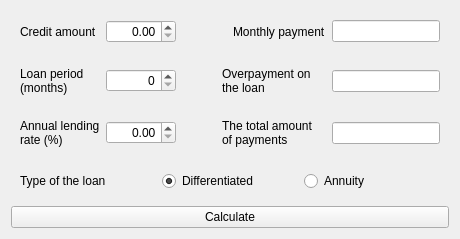
      <widget class="QWidget" name="tab_2">
       <attribute name="title">
        <string>Credit</string>
       </attribute>
       <layout class="QVBoxLayout" name="verticalLayout">
        <item>
         <widget class="QWidget" name="widget_3" native="true">
          <layout class="QHBoxLayout" name="horizontalLayout">
           <item>
            <widget class="QLabel" name="label_3">
             <property name="minimumSize">
              <size>
               <width>80</width>
               <height>0</height>
              </size>
             </property>
             <property name="text">
              <string>Сredit amount</string>
             </property>
             <property name="wordWrap">
              <bool>true</bool>
             </property>
            </widget>
           </item>
           <item>
            <widget class="QDoubleSpinBox" name="doubleSpinBox_credit_amount">
             <property name="sizePolicy">
              <sizepolicy hsizetype="Expanding" vsizetype="Fixed">
               <horstretch>0</horstretch>
               <verstretch>0</verstretch>
              </sizepolicy>
             </property>
             <property name="minimumSize">
              <size>
               <width>70</width>
               <height>0</height>
              </size>
             </property>
             <property name="maximumSize">
              <size>
               <width>70</width>
               <height>16777215</height>
              </size>
             </property>
             <property name="layoutDirection">
              <enum>Qt::LeftToRight</enum>
             </property>
             <property name="alignment">
              <set>Qt::AlignRight|Qt::AlignTrailing|Qt::AlignVCenter</set>
             </property>
             <property name="maximum">
              <double>100000000000000000000.000000000000000</double>
             </property>
            </widget>
           </item>
           <item>
            <spacer name="horizontalSpacer_2">
             <property name="orientation">
              <enum>Qt::Horizontal</enum>
             </property>
             <property name="sizeHint" stdset="0">
              <size>
               <width>40</width>
               <height>20</height>
              </size>
             </property>
            </spacer>
           </item>
           <item>
            <widget class="QLabel" name="label_monthly_payment">
             <property name="text">
              <string>Monthly payment</string>
             </property>
            </widget>
           </item>
           <item>
            <widget class="QLineEdit" name="lineEdit_monthly_payment"/>
           </item>
          </layout>
         </widget>
        </item>
        <item>
         <widget class="QWidget" name="widget_4" native="true">
          <layout class="QHBoxLayout" name="horizontalLayout_2">
           <item>
            <widget class="QLabel" name="label_4">
             <property name="minimumSize">
              <size>
               <width>80</width>
               <height>0</height>
              </size>
             </property>
             <property name="text">
              <string>Loan period (months)</string>
             </property>
             <property name="wordWrap">
              <bool>true</bool>
             </property>
            </widget>
           </item>
           <item>
            <widget class="QSpinBox" name="spinBox_moths">
             <property name="minimumSize">
              <size>
               <width>70</width>
               <height>0</height>
              </size>
             </property>
             <property name="alignment">
              <set>Qt::AlignRight|Qt::AlignTrailing|Qt::AlignVCenter</set>
             </property>
             <property name="maximum">
              <number>999</number>
             </property>
            </widget>
           </item>
           <item>
            <spacer name="horizontalSpacer_3">
             <property name="orientation">
              <enum>Qt::Horizontal</enum>
             </property>
             <property name="sizeHint" stdset="0">
              <size>
               <width>40</width>
               <height>20</height>
              </size>
             </property>
            </spacer>
           </item>
           <item>
            <widget class="QLabel" name="label_overpayment">
             <property name="minimumSize">
              <size>
               <width>104</width>
               <height>0</height>
              </size>
             </property>
             <property name="text">
              <string>Overpayment on the loan</string>
             </property>
             <property name="wordWrap">
              <bool>true</bool>
             </property>
            </widget>
           </item>
           <item>
            <widget class="QLineEdit" name="lineEdit_overpayment"/>
           </item>
          </layout>
         </widget>
        </item>
        <item>
         <widget class="QWidget" name="widget_5" native="true">
          <layout class="QHBoxLayout" name="horizontalLayout_3">
           <item>
            <widget class="QLabel" name="label_5">
             <property name="minimumSize">
              <size>
               <width>80</width>
               <height>0</height>
              </size>
             </property>
             <property name="text">
              <string>Annual lending rate (%)</string>
             </property>
             <property name="wordWrap">
              <bool>true</bool>
             </property>
            </widget>
           </item>
           <item>
            <widget class="QDoubleSpinBox" name="doubleSpinBox_rate">
             <property name="sizePolicy">
              <sizepolicy hsizetype="Expanding" vsizetype="Fixed">
               <horstretch>0</horstretch>
               <verstretch>0</verstretch>
              </sizepolicy>
             </property>
             <property name="minimumSize">
              <size>
               <width>70</width>
               <height>0</height>
              </size>
             </property>
             <property name="maximumSize">
              <size>
               <width>70</width>
               <height>16777215</height>
              </size>
             </property>
             <property name="alignment">
              <set>Qt::AlignRight|Qt::AlignTrailing|Qt::AlignVCenter</set>
             </property>
             <property name="maximum">
              <double>100.000000000000000</double>
             </property>
             <property name="singleStep">
              <double>0.010000000000000</double>
             </property>
            </widget>
           </item>
           <item>
            <spacer name="horizontalSpacer_4">
             <property name="orientation">
              <enum>Qt::Horizontal</enum>
             </property>
             <property name="sizeHint" stdset="0">
              <size>
               <width>40</width>
               <height>20</height>
              </size>
             </property>
            </spacer>
           </item>
           <item>
            <widget class="QLabel" name="label_total_payment">
             <property name="minimumSize">
              <size>
               <width>104</width>
               <height>0</height>
              </size>
             </property>
             <property name="text">
              <string>The total amount of payments</string>
             </property>
             <property name="wordWrap">
              <bool>true</bool>
             </property>
            </widget>
           </item>
           <item>
            <widget class="QLineEdit" name="lineEdit_total_payment"/>
           </item>
          </layout>
         </widget>
        </item>
        <item>
         <widget class="QWidget" name="widget_6" native="true">
          <layout class="QHBoxLayout" name="horizontalLayout_4">
           <item>
            <widget class="QLabel" name="label_9">
             <property name="text">
              <string>Type of the loan</string>
             </property>
            </widget>
           </item>
           <item>
            <widget class="QRadioButton" name="radioButton">
             <property name="text">
              <string>Differentiated</string>
             </property>
             <property name="checked">
              <bool>true</bool>
             </property>
            </widget>
           </item>
           <item>
            <widget class="QRadioButton" name="radioButton_annuity">
             <property name="text">
              <string>Annuity</string>
             </property>
            </widget>
           </item>
          </layout>
         </widget>
        </item>
        <item>
         <widget class="QPushButton" name="pushButton_credit_calculation">
          <property name="text">
           <string>Calculate</string>
          </property>
         </widget>
        </item>
       </layout>
      </widget>
